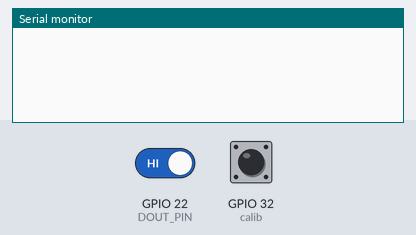
This sketch was run on a simulated ESP32. Shown: the last lines printed to the serial monitor. Inputs (shaded band) come from the test bench; at power-on: GPIO 22 (DOUT_PIN) HIGH, GPIO 32 (calib) HIGH.

Above: at 1.2 s.
1.3 s: GPIO 22 (DOUT_PIN) driven LOW
At 2.1 s:
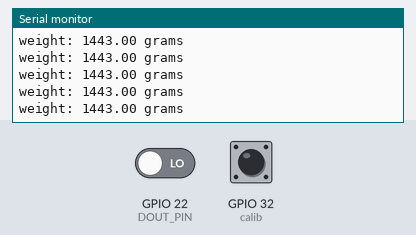
3.2 s: GPIO 32 (calib) pulled LOW for 3.2 s
At 7.4 s:
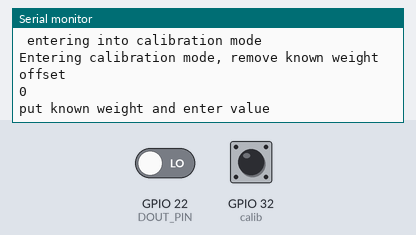

The sketch:

load_cell_stm32.ino
```cpp
#include<HardwareSerial.h>

#define RXD2 16  //esp32 Rx
#define TXD2 17  //esp32 Tx

const int DOUT_PIN = 22;
const int SCK_PIN = 23;

int gain = 128, GAIN = 1;
int CMode = 0;

const int calib = 32;  // Set your reset button pin
int programState = 0,buttonState, c = 0;
long buttonMillis = 0;

// Define structures for reading data into.
signed long num = 0;

uint8_t data[3] = { 0 };
uint8_t filler = 0x00;
uint8_t tx_data[9];
float in_kg;

union FloatToBytes {
  float value;
  uint8_t bytes[4];
};
FloatToBytes converter;
int offset = -56693 , kg_weight = 39276, calib_weight = 1000;
float grams_fun;

///////////      shifting function
uint8_t shiftInSlow(uint8_t bitOrder)
{
    uint8_t value = 0;
    uint8_t i;

    for(i = 0; i < 8; ++i)
    {
       digitalWrite(SCK_PIN, HIGH);  //sck high
       delayMicroseconds(1);
        if(bitOrder == LSBFIRST)
        {
            value |= digitalRead(DOUT_PIN) << i; //dout reading
            // Serial.println("lsb bits");
            // Serial.println(value);
        }
        else
        {
            value |= digitalRead(DOUT_PIN) << (7 - i);     //dout reading
            // Serial.println("msb bits");
            // Serial.println(value);
        }
        digitalWrite(SCK_PIN, LOW); //sck low
        delayMicroseconds(1);
    }
    return value;
}

///////////      read function
signed long read()
{
//	 Define structures for reading data into.

		// Pulse the clock pin 24 times to read the data.
			data[2] = shiftInSlow( MSBFIRST);
			data[1] = shiftInSlow( MSBFIRST);
			data[0] = shiftInSlow( MSBFIRST);

			// Set the channel and the gain factor for the next reading using the clock pin.
			for (unsigned int i = 0; i < GAIN; i++)
			{
				digitalWrite(SCK_PIN, HIGH);
				delayMicroseconds(1);
				digitalWrite(SCK_PIN, LOW);
				delayMicroseconds(1);
			}

			// Replicate the most significant bit to pad out a 32-bit signed integer
				if (data[2] & 0x80)
        {
					filler = 0xFF;
				}
        else
        {
					filler =0; // = 0x00;
				}

				// Construct a 32-bit signed integer
			//	num = ((unsigned long)filler << 24) | ((unsigned long)data[2] << 16) | ((unsigned long)data[1] << 8) | (unsigned long)data[0];
         num = ((signed long)filler << 24) | ((signed long)data[2] << 16) | ((signed long)data[1] << 8) | (signed long)data[0];
				return (num);
}

///////////      average function
long read_average(uint8_t times)
{
	long sum = 0;
	for (uint8_t i = 0; i < times; i++)
  {
		sum += read();
		// Probably will do no harm on AVR but will feed the Watchdog Timer (WDT) on ESP.
		// https://github.com/bogde/HX711/issues/73
	  //delay(4);
	}
	return sum / times;
}
///////////////  weight function
float weight_fun(int update, int off, int kg_wei)
{

  float res = (-off + update)*calib_weight/kg_wei;
  return res;
}

///////////////    received rxdata function
void rec_fun(uint8_t* data_rx, uint8_t count_rx)
{
  if(data_rx[0] == 1)
  {
    if(data_rx[1] == 0x03)
    {

      tx_data[0] = data_rx[0];  // slave id
      tx_data[1] = data_rx[1];  //fun code
      tx_data[2] = 4;        // no. of bytes to send

      for (int i = 0; i < 4; i++)
      {
        //Serial.print(converter.bytes[i], HEX);
        tx_data[3] = converter.bytes[3];      //data
        tx_data[4] = converter.bytes[2];      //data
        tx_data[5] = converter.bytes[1];      //data
        tx_data[6] = converter.bytes[0];      //data
      }

      uint16_t crc = crc16(tx_data, 7);  // Compute CRC for tx_data[0] to tx_data[6]

      tx_data[7] = crc & 0xFF;       // Low byte of CRC
      tx_data[8] = (crc >> 8) & 0xFF;  // High byte of CRC


         // Print the data to Serial for debugging
            Serial.print("Sending: ");
            for (int i = 0; i < 9; i++)
            {
                Serial.print(tx_data[i], HEX);
                Serial.print(" ");
            }
    }
  }
}


/* Table of CRC values for high-order byte */
static const uint8_t table_crc_hi[] = {
  0x00, 0xC1, 0x81, 0x40, 0x01, 0xC0, 0x80, 0x41, 0x01, 0xC0,
  0x80, 0x41, 0x00, 0xC1, 0x81, 0x40, 0x01, 0xC0, 0x80, 0x41,
  0x00, 0xC1, 0x81, 0x40, 0x00, 0xC1, 0x81, 0x40, 0x01, 0xC0,
  0x80, 0x41, 0x01, 0xC0, 0x80, 0x41, 0x00, 0xC1, 0x81, 0x40,
  0x00, 0xC1, 0x81, 0x40, 0x01, 0xC0, 0x80, 0x41, 0x00, 0xC1,
  0x81, 0x40, 0x01, 0xC0, 0x80, 0x41, 0x01, 0xC0, 0x80, 0x41,
  0x00, 0xC1, 0x81, 0x40, 0x01, 0xC0, 0x80, 0x41, 0x00, 0xC1,
  0x81, 0x40, 0x00, 0xC1, 0x81, 0x40, 0x01, 0xC0, 0x80, 0x41,
  0x00, 0xC1, 0x81, 0x40, 0x01, 0xC0, 0x80, 0x41, 0x01, 0xC0,
  0x80, 0x41, 0x00, 0xC1, 0x81, 0x40, 0x00, 0xC1, 0x81, 0x40,
  0x01, 0xC0, 0x80, 0x41, 0x01, 0xC0, 0x80, 0x41, 0x00, 0xC1,
  0x81, 0x40, 0x01, 0xC0, 0x80, 0x41, 0x00, 0xC1, 0x81, 0x40,
  0x00, 0xC1, 0x81, 0x40, 0x01, 0xC0, 0x80, 0x41, 0x01, 0xC0,
  0x80, 0x41, 0x00, 0xC1, 0x81, 0x40, 0x00, 0xC1, 0x81, 0x40,
  0x01, 0xC0, 0x80, 0x41, 0x00, 0xC1, 0x81, 0x40, 0x01, 0xC0,
  0x80, 0x41, 0x01, 0xC0, 0x80, 0x41, 0x00, 0xC1, 0x81, 0x40,
  0x00, 0xC1, 0x81, 0x40, 0x01, 0xC0, 0x80, 0x41, 0x01, 0xC0,
  0x80, 0x41, 0x00, 0xC1, 0x81, 0x40, 0x01, 0xC0, 0x80, 0x41,
  0x00, 0xC1, 0x81, 0x40, 0x00, 0xC1, 0x81, 0x40, 0x01, 0xC0,
  0x80, 0x41, 0x00, 0xC1, 0x81, 0x40, 0x01, 0xC0, 0x80, 0x41,
  0x01, 0xC0, 0x80, 0x41, 0x00, 0xC1, 0x81, 0x40, 0x01, 0xC0,
  0x80, 0x41, 0x00, 0xC1, 0x81, 0x40, 0x00, 0xC1, 0x81, 0x40,
  0x01, 0xC0, 0x80, 0x41, 0x01, 0xC0, 0x80, 0x41, 0x00, 0xC1,
  0x81, 0x40, 0x00, 0xC1, 0x81, 0x40, 0x01, 0xC0, 0x80, 0x41,
  0x00, 0xC1, 0x81, 0x40, 0x01, 0xC0, 0x80, 0x41, 0x01, 0xC0,
  0x80, 0x41, 0x00, 0xC1, 0x81, 0x40
};

/* Table of CRC values for low-order byte */
static const uint8_t table_crc_lo[] = {
  0x00, 0xC0, 0xC1, 0x01, 0xC3, 0x03, 0x02, 0xC2, 0xC6, 0x06,
  0x07, 0xC7, 0x05, 0xC5, 0xC4, 0x04, 0xCC, 0x0C, 0x0D, 0xCD,
  0x0F, 0xCF, 0xCE, 0x0E, 0x0A, 0xCA, 0xCB, 0x0B, 0xC9, 0x09,
  0x08, 0xC8, 0xD8, 0x18, 0x19, 0xD9, 0x1B, 0xDB, 0xDA, 0x1A,
  0x1E, 0xDE, 0xDF, 0x1F, 0xDD, 0x1D, 0x1C, 0xDC, 0x14, 0xD4,
  0xD5, 0x15, 0xD7, 0x17, 0x16, 0xD6, 0xD2, 0x12, 0x13, 0xD3,
  0x11, 0xD1, 0xD0, 0x10, 0xF0, 0x30, 0x31, 0xF1, 0x33, 0xF3,
  0xF2, 0x32, 0x36, 0xF6, 0xF7, 0x37, 0xF5, 0x35, 0x34, 0xF4,
  0x3C, 0xFC, 0xFD, 0x3D, 0xFF, 0x3F, 0x3E, 0xFE, 0xFA, 0x3A,
  0x3B, 0xFB, 0x39, 0xF9, 0xF8, 0x38, 0x28, 0xE8, 0xE9, 0x29,
  0xEB, 0x2B, 0x2A, 0xEA, 0xEE, 0x2E, 0x2F, 0xEF, 0x2D, 0xED,
  0xEC, 0x2C, 0xE4, 0x24, 0x25, 0xE5, 0x27, 0xE7, 0xE6, 0x26,
  0x22, 0xE2, 0xE3, 0x23, 0xE1, 0x21, 0x20, 0xE0, 0xA0, 0x60,
  0x61, 0xA1, 0x63, 0xA3, 0xA2, 0x62, 0x66, 0xA6, 0xA7, 0x67,
  0xA5, 0x65, 0x64, 0xA4, 0x6C, 0xAC, 0xAD, 0x6D, 0xAF, 0x6F,
  0x6E, 0xAE, 0xAA, 0x6A, 0x6B, 0xAB, 0x69, 0xA9, 0xA8, 0x68,
  0x78, 0xB8, 0xB9, 0x79, 0xBB, 0x7B, 0x7A, 0xBA, 0xBE, 0x7E,
  0x7F, 0xBF, 0x7D, 0xBD, 0xBC, 0x7C, 0xB4, 0x74, 0x75, 0xB5,
  0x77, 0xB7, 0xB6, 0x76, 0x72, 0xB2, 0xB3, 0x73, 0xB1, 0x71,
  0x70, 0xB0, 0x50, 0x90, 0x91, 0x51, 0x93, 0x53, 0x52, 0x92,
  0x96, 0x56, 0x57, 0x97, 0x55, 0x95, 0x94, 0x54, 0x9C, 0x5C,
  0x5D, 0x9D, 0x5F, 0x9F, 0x9E, 0x5E, 0x5A, 0x9A, 0x9B, 0x5B,
  0x99, 0x59, 0x58, 0x98, 0x88, 0x48, 0x49, 0x89, 0x4B, 0x8B,
  0x8A, 0x4A, 0x4E, 0x8E, 0x8F, 0x4F, 0x8D, 0x4D, 0x4C, 0x8C,
  0x44, 0x84, 0x85, 0x45, 0x87, 0x47, 0x46, 0x86, 0x82, 0x42,
  0x43, 0x83, 0x41, 0x81, 0x80, 0x40
};


void setup()
{
  // put your setup code here, to run once:
  Serial.begin(115200);

  pinMode(35, OUTPUT);  // RE & DE
  pinMode(34, OUTPUT);  // RE & DE

  Serial2.begin(19200, SERIAL_8E1, RXD2, TXD2);  // uart_begin
  //CMode = 1;

  pinMode(DOUT_PIN, INPUT);
  pinMode(SCK_PIN, OUTPUT);

  pinMode(calib, INPUT_PULLUP);  // Set the reset pin as input with internal pull-up resistor(default state is high)
  digitalWrite(calib, HIGH);
}

void loop()
{
  // put your main code here, to run repeatedly:

  /////////////  calibration function
  while(CMode)
  {

    Serial.println("Entering calibration mode, remove known weight");
    delay(500);
    //should wait on while
    if(digitalRead(DOUT_PIN) == 0)   // if dout low
	  {
		    offset = read_average(10);
        Serial.println("offset");
        Serial.println(offset);
    }
    Serial. println("put known weight and enter value");
    while(Serial.available() < 1)
    {}
    if(Serial.available())
    {
      calib_weight = Serial.parseInt();
        Serial.println("calib weight");
        Serial.println(calib_weight);
      if(digitalRead(DOUT_PIN) == 0)   // if dout low
	    {
		    kg_weight = read_average(10)-offset;
        Serial.println("weight");
        Serial.println(kg_weight);
        CMode = 0;
      }
    }

  }

  //////////////   receiving frame
if (Serial2.available() > 0)
  {
    uint8_t rx_count = 8;   // receiving frame {id, funcode, addr, no bytes, CRC} = 8bytes
    uint8_t RxData[8];
    Serial2.readBytes(RxData, rx_count);
    // for(int x=0; x<rx_count; x++)
    // {
    //   Serial.println("hi");
    //   Serial.println(RxData[x]);
    // }
    rec_fun(RxData, rx_count);
    Serial2.write(tx_data, 9);
  }

  /////////////////     weight knowing
  if(digitalRead(DOUT_PIN) == 0)   // if dout low
  {
     long result = read_average(10);
      in_kg = weight_fun(result, offset, kg_weight);
      converter.value = in_kg;
      Serial.print("weight: ");
      Serial.println((String)in_kg + " grams");
      //delay(4000);
  }

  /////////////////calib button
  unsigned long currentMillis = millis();
  buttonState = digitalRead(calib);
  if (buttonState == LOW && programState == 0)
  {
    buttonMillis = currentMillis;
    programState = 1;
  }
  else if (programState == 1 && buttonState == HIGH)
  {
    programState = 0;  //reset
  }
  if (((currentMillis - buttonMillis) > 3000) && programState == 1)
  {
    programState = 0;
    //ledMillis = currentMillis;
    Serial.println(" entering into calibration mode");
    CMode = 1;
  }
}
//////////////    CRC Fun
uint16_t crc16(uint8_t *buffer, uint16_t buffer_length)
{
  uint8_t crc_hi = 0xFF; /* high CRC byte initialized */
  uint8_t crc_lo = 0xFF; /* low CRC byte initialized */
  unsigned int i;        /* will index into CRC lookup */

  /* pass through message buffer */
  while (buffer_length--) {
    i = crc_lo ^ *buffer++; /* calculate the CRC  */
    crc_lo = crc_hi ^ table_crc_hi[i];
    crc_hi = table_crc_lo[i];
  }

  return (crc_hi << 8 | crc_lo);
}
```

Source omitted: modbus_crc.c (data table, 3962 bytes)

Measured:
- after the input at 1.3 s, the serial monitor: prints a new line at once (image 1)
- after the input at 3.2 s, the serial monitor: prints a new line after 3.0 s (image 2)
